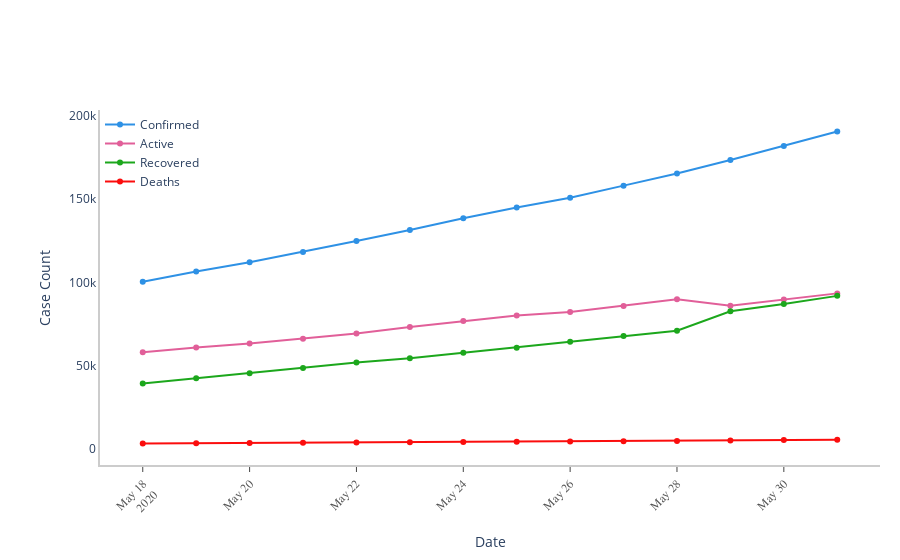

Notebook code for this chart:
### Markdown cell above
###### Chart 4 : Covid-19 Transmission Timeline in India - In different LockDown Phases

### Code cell
# Transmission Timeline in India in Different lockdown phases
# LockDown 1.O = '03/25/2020' - '04/14/2020'
# LockDown 2.O = '04/15/2020' - '05/03/2020'
# LockDown 3.O = '05/04/2020' - '05/17/2020'
# LockDown 4.O = '05/18/2020' - '05/31/2020'

def draw_plot1(ts_array, ts_label, title, colors, mode_size, line_size, x_axis_title, y_axis_title, tickangle = 0, yaxis_type='', additional_annotations=[]):
    #Initialize figure
    fig = go.Figure()
    #add all traces
    for index,ts in enumerate(ts_array):
        fig.add_traces(go.Scatter(x = ts.index,
                                  y = ts.values,
                                  name = ts_label[index],
                                  line = dict(color = colors[index],width = line_size[index]),connectgaps=True, mode = 'lines+markers'))
    #base x_axis prop.
    x_axis_dict = dict(showline = True,
                     showgrid = True,
                     showticklabels = True,
                     linecolor = 'rgb(204, 204, 204)',
                     linewidth = 2,
                     ticks = 'outside',
                     tickfont = dict(family = 'Arial',size = 12, color = 'rgb(82,82,82)'))
    #setting x_axis params
    if x_axis_title:
        x_axis_dict['title'] = x_axis_title
        
    if tickangle >0:
        x_axis_dict['tickangle'] = tickangle
        
    #base y_axis prop.
    y_axis_dict = dict(showline = True,
                     showgrid = True,
                     showticklabels = True,
                     linecolor = 'rgb(204, 204, 204)',
                     linewidth = 2)
    #setting my_axis params
    if yaxis_type != '':
        y_axis_dict['type'] = yaxis_type
        
    if y_axis_title:
        y_axis_dict['title'] = y_axis_title
    
    #updating the layout
    fig.update_layout(xaxis = x_axis_dict,
                     yaxis = y_axis_dict,
                     autosize = True,
                     margin = dict(autoexpand=True,l=100,r=20,t=110),
                     showlegend = True,
                     plot_bgcolor = 'rgba(0,0,0,0)',
                     legend=dict(x=0, y=1)
                     )
    
    #base annotations for any graph
    annotations = []
    #Title
    annotations.append(dict(xref='paper',yref='paper',x=0.0,y=1.05,xanchor='left',yanchor='bottom',
                           text = title,
                           font=dict(family = 'Arial',size = 16, color = 'rgb(37,37,37)'),showarrow=False))
    
    #adding annotations in params
    if len(additional_annotations) > 0:
        annotations.append(additional_annotations)
        
    #updating the layout
    fig.update_layout(annotations=annotations)
    
    return fig


Phase = 4

if Phase == 1:
    start_date = '2020-03-25'
    end_date = '2020-04-14'    
elif Phase == 2:
    start_date = '2020-04-15'
    end_date = '2020-05-03'
elif Phase == 3:
    start_date = '2020-05-04'
    end_date = '2020-05-17'
elif Phase == 4:
    start_date = '2020-05-18'
    end_date = '2020-05-31'


a = confirmed_India_ts[confirmed_India_ts.index >= start_date]
confirmed_India_ts1 = a[a.index <= end_date]
del a
a = active_India_ts[active_India_ts.index >= start_date]
active_India_ts1 = a[a.index <= end_date]
del a
a = recovered_India_ts[recovered_India_ts.index >= start_date]
recovered_India_ts1 = a[a.index <= end_date]
del a
a = deaths_India_ts[deaths_India_ts.index >= start_date]
deaths_India_ts1 = a[a.index <= end_date]
del a

# confirmed_India_ts1 = confirmed_India_ts.loc[(confirmed_India_ts[confirmed_India_ts.index >= start_date]) & (confirmed_India_ts[confirmed_India_ts.index <= end_date])]
# active_India_ts1 = active_India_ts.loc[(active_India_ts[active_India_ts.index >= start_date]) & (active_India_ts[active_India_ts.index <= end_date])]
# recovered_India_ts1 = recovered_India_ts.loc[(recovered_India_ts[recovered_India_ts.index >= start_date]) & (recovered_India_ts[recovered_India_ts.index <= end_date])]
# deaths_India_ts1 = deaths_India_ts.loc[(deaths_India_ts[deaths_India_ts.index >= start_date]) & (deaths_India_ts[deaths_India_ts.index <= end_date])]
line_size = [2,2,2,2]
ts_array1 = [confirmed_India_ts1, active_India_ts1, recovered_India_ts1, deaths_India_ts1]
fig_4 = draw_plot1(ts_array = ts_array1,
                 ts_label = labels,
                  title = '',
                 colors = colors, mode_size = mode_size,
                 line_size = line_size,
                 x_axis_title = 'Date',
                 y_axis_title = 'Case Count',
                 tickangle = 315,
                 yaxis_type = '',additional_annotations =[])

fig_4.show()

### Figure 1 — Plotly figure (JSON) as saved in the notebook; plotly's stock layout.template omitted (floating-point values rounded to 4 significant figures)
{"data": [{"connectgaps": true, "line": {"color": "#2E91E5", "width": 2}, "mode": "lines+markers", "name": "Confirmed", "type": "scatter", "x": ["2020-05-18T00:00:00", "2020-05-19T00:00:00", "2020-05-20T00:00:00", "2020-05-21T00:00:00", "2020-05-22T00:00:00", "2020-05-23T00:00:00", "2020-05-24T00:00:00", "2020-05-25T00:00:00", "2020-05-26T00:00:00", "2020-05-27T00:00:00", "2020-05-28T00:00:00", "2020-05-29T00:00:00", "2020-05-30T00:00:00", "2020-05-31T00:00:00"], "y": [100328, 106475, 112028, 118226, 124794, 131423, 138536, 144950, 150793, 158086, 165386, 173491, 181827, 190609]}, {"connectgaps": true, "line": {"color": "#E15F99", "width": 2}, "mode": "lines+markers", "name": "Active", "type": "scatter", "x": ["2020-05-18T00:00:00", "2020-05-19T00:00:00", "2020-05-20T00:00:00", "2020-05-21T00:00:00", "2020-05-22T00:00:00", "2020-05-23T00:00:00", "2020-05-24T00:00:00", "2020-05-25T00:00:00", "2020-05-26T00:00:00", "2020-05-27T00:00:00", "2020-05-28T00:00:00", "2020-05-29T00:00:00", "2020-05-30T00:00:00", "2020-05-31T00:00:00"], "y": [57939, 60864, 63172, 66089, 69244, 73170, 76820, 80072, 82172, 85803, 89755, 85884, 89706, 93349]}, {"connectgaps": true, "line": {"color": "#1CA71C", "width": 2}, "mode": "lines+markers", "name": "Recovered", "type": "scatter", "x": ["2020-05-18T00:00:00", "2020-05-19T00:00:00", "2020-05-20T00:00:00", "2020-05-21T00:00:00", "2020-05-22T00:00:00", "2020-05-23T00:00:00", "2020-05-24T00:00:00", "2020-05-25T00:00:00", "2020-05-26T00:00:00", "2020-05-27T00:00:00", "2020-05-28T00:00:00", "2020-05-29T00:00:00", "2020-05-30T00:00:00", "2020-05-31T00:00:00"], "y": [39233, 42309, 45422, 48553, 51824, 54385, 57692, 60706, 64277, 67749, 70920, 82627, 86936, 91852]}, {"connectgaps": true, "line": {"color": "#FB0D0D", "width": 2}, "mode": "lines+markers", "name": "Deaths", "type": "scatter", "x": ["2020-05-18T00:00:00", "2020-05-19T00:00:00", "2020-05-20T00:00:00", "2020-05-21T00:00:00", "2020-05-22T00:00:00", "2020-05-23T00:00:00", "2020-05-24T00:00:00", "2020-05-25T00:00:00", "2020-05-26T00:00:00", "2020-05-27T00:00:00", "2020-05-28T00:00:00", "2020-05-29T00:00:00", "2020-05-30T00:00:00", "2020-05-31T00:00:00"], "y": [3156, 3302, 3434, 3584, 3726, 3868, 4024, 4172, 4344, 4534, 4711, 4980, 5185, 5408]}], "layout": {"annotations": [{"font": {"color": "rgb(37,37,37)", "family": "Arial", "size": 16}, "showarrow": false, "text": "", "x": 0, "xanchor": "left", "xref": "paper", "y": 1.05, "yanchor": "bottom", "yref": "paper"}], "autosize": true, "legend": {"x": 0, "y": 1}, "margin": {"autoexpand": true, "l": 100, "r": 20, "t": 110}, "plot_bgcolor": "rgba(0,0,0,0)", "showlegend": true, "xaxis": {"linecolor": "rgb(204, 204, 204)", "linewidth": 2, "showgrid": true, "showline": true, "showticklabels": true, "tickangle": -45, "tickfont": {"color": "rgb(82,82,82)", "family": "Arial", "size": 12}, "ticks": "outside", "title": {"text": "Date"}}, "yaxis": {"linecolor": "rgb(204, 204, 204)", "linewidth": 2, "showgrid": true, "showline": true, "showticklabels": true, "title": {"text": "Case Count"}}}}
